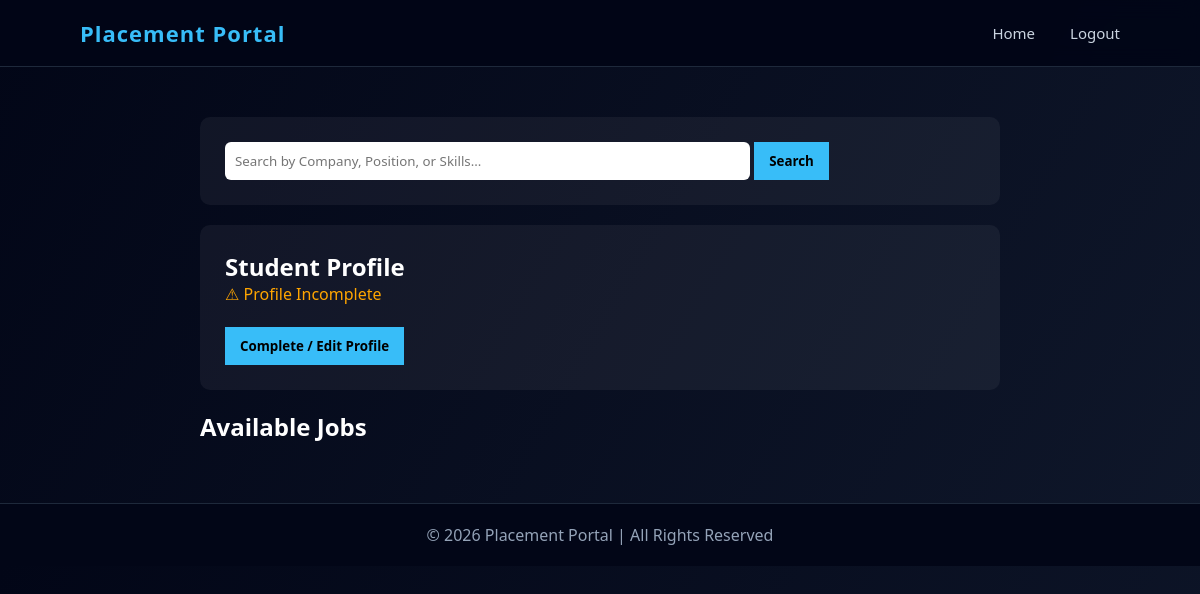
The page /student_dashboard (signed in) on the database as committed earlier.
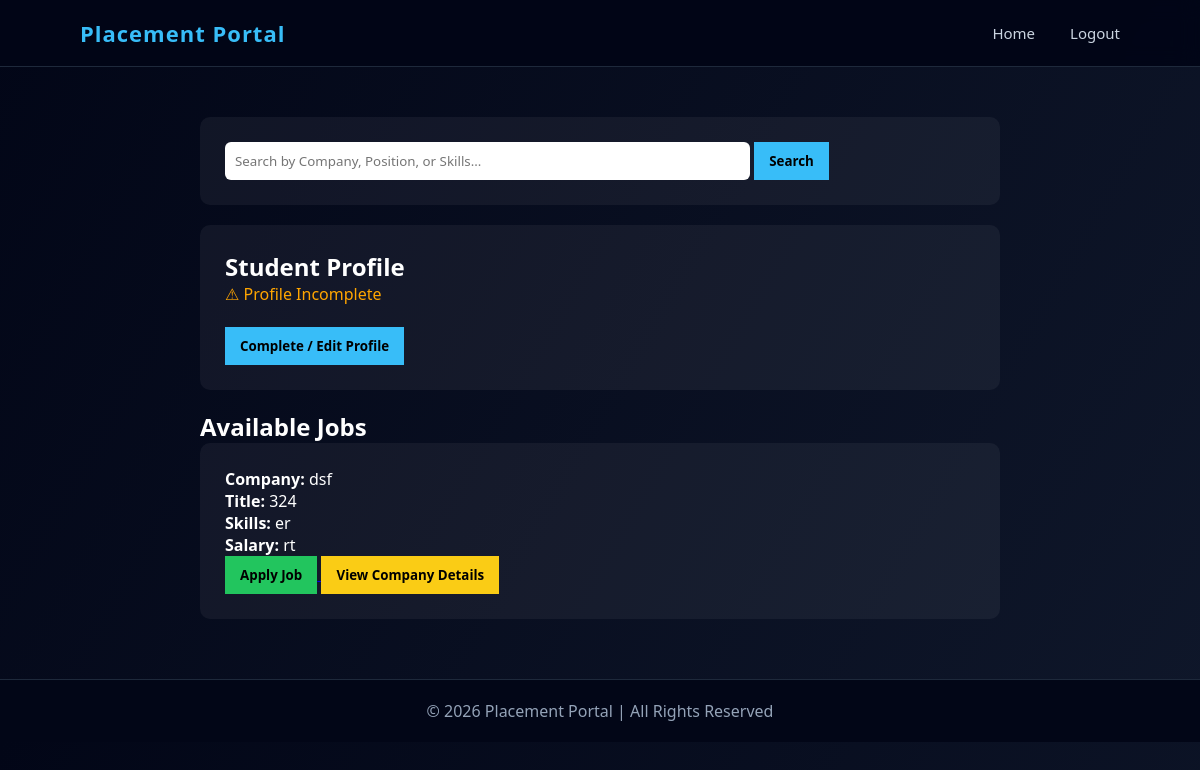
The same page on the database as committed later.
### app.py (models this page shows)
class Job(db.Model):
    __tablename__ = "jobs"
    id = db.Column(db.Integer, primary_key=True)
    company_id = db.Column(
        db.Integer,
        db.ForeignKey("company_profiles.id")
    )
    title = db.Column(db.String(150))
    description = db.Column(db.Text)
    skills = db.Column(db.String(200))
    salary = db.Column(db.String(50))
    job_type = db.Column(db.String(50), default="Full-time")
    is_approved = db.Column(db.Boolean, default=False)
    posted_at = db.Column(db.DateTime, default=datetime.utcnow)
    company = db.relationship("CompanyProfile", back_populates="jobs")
    is_closed = db.Column(db.Boolean, default=False)
    applications = db.relationship(
        "Application",
        back_populates="job"
    )

class CompanyProfile(db.Model):
    __tablename__ = "company_profiles"
    id = db.Column(db.Integer, primary_key=True)
    user_id = db.Column(
        db.Integer,
        db.ForeignKey("users.id"),
        nullable=False
    )
    company_name = db.Column(db.String(150))
    industry = db.Column(db.String(100))
    website = db.Column(db.String(150))
    location = db.Column(db.String(100))
    company_size = db.Column(db.String(50))
    user = db.relationship("User", back_populates="company_profile")
    jobs = db.relationship(
        "Job",
        back_populates="company"
    )

### app.py (the view)
@app.route("/student_dashboard")
def student_dashboard():
    if "user_id" not in session:
        return redirect("/login")
    user_id = session["user_id"]
    student = StudentProfile.query.filter_by(user_id=user_id).first()
    search = request.args.get("search")
    jobs_query = Job.query.filter_by(is_approved=True, is_closed=False)
    if search:
        jobs_query = jobs_query.join(CompanyProfile).filter(
            (CompanyProfile.company_name.ilike(f"%{search}%")) |
            (Job.title.ilike(f"%{search}%")) |
            (Job.skills.ilike(f"%{search}%"))
        )
    jobs = jobs_query.all()
    applied_jobs = {}
    if student:
        for app in student.applications:
            applied_jobs[app.job_id] = app.status
    return render_template(
        "student_dashboard.html",
        student=student,
        jobs=jobs,
        applied_jobs=applied_jobs
    )

### templates/student_dashboard.html (shortened to what this page needs)
{% extends 'base.html' %}
{% block content %}
</head>
<body>
    <div class="container">
        <div class="card">
            <form method="GET" action="/student_dashboard">
                <input type="text" name="search" placeholder="Search by Company, Position, or Skills..."
                    style="padding:10px; width:70%; border-radius:6px; border:none;">
                <button class="btn">Search</button>
            </form>
        </div>
        <div class="card">
            <h2>Student Profile</h2>
            {% if student %}
            <p><b>Department:</b> {{ student.department }}</p>
            <p><b>CGPA:</b> {{ student.cgpa }}</p>
            <p><b>Resume:</b> {{ student.resume }}</p>
            {% else %}
            <p class="incomplete">⚠ Profile Incomplete</p>
            {% endif %}
            <br>
            <a href="/complete-student-profile">
                <button class="btn">Complete / Edit Profile</button>
            </a>
        </div>
        <h2>Available Jobs</h2>
        {% for job in jobs %}
        <div class="card">
            <p><b>Company:</b> {{ job.company.company_name }}</p>
            <p><b>Title:</b> {{ job.title }}</p>
            <p><b>Skills:</b> {{ job.skills }}</p>
            <p><b>Salary:</b> {{ job.salary }}</p>
            {% if job.id in applied_jobs %}
            <button class="btn" style="background: gray; cursor: not-allowed;">
                Applied ✓ ({{ applied_jobs[job.id] }})
            </button>
            {% else %}
            <a href="/apply-job/{{ job.id }}">
                <button class="btn apply">Apply Job</button>
            </a>
            {% endif %}
            <a href="/company-details/{{ job.company.id }}">
                <button class="btn" style="background:#facc15;">
                    View Company Details
                </button>
            </a>
        </div>
        {% endfor %}
    </div>
    {% endblock %}

Rows that differ between the two databases and show on the page:
added Job: company.company_name "dsf", title "324", skills "er", salary "rt"
